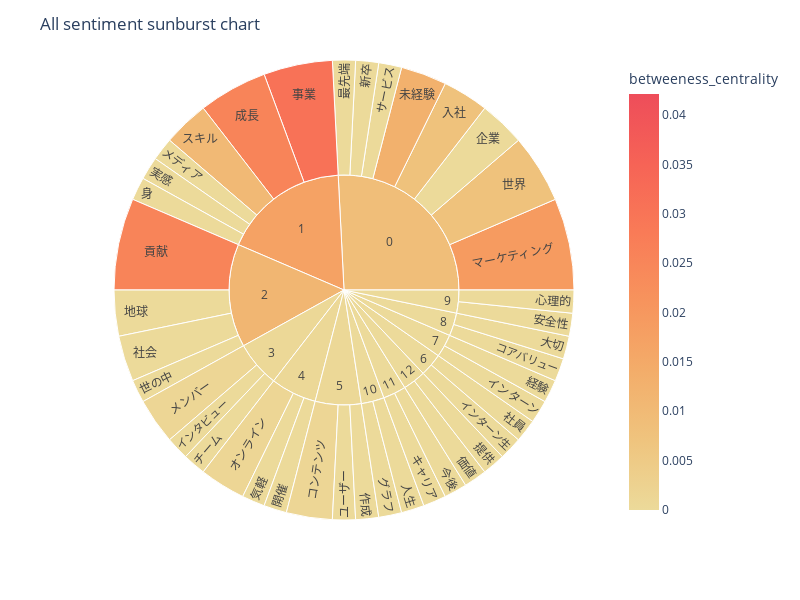

Source (notebook cell):
### Markdown cell above
## 3-8. sunburst chart

### Code cell
npt.sunburst(
    title='All sentiment sunburst chart',
    colorscale=True,
    color_continuous_scale='Oryel',
    width=800,
    height=600,
    save=True
)

### Figure 1 — Plotly figure (JSON) as saved in the notebook; plotly's stock layout.template omitted (floating-point values rounded to 4 significant figures)
{"data": [{"branchvalues": "total", "customdata": [[0], [0], [0], [0.001282], [0], [0], [0], [0.001282], [0], [0.01026], [0], [0.01923], [0], [0.001282], [0], [0], [0.007692], [0.03077], [0], [0], [0], [0], [0], [0.007692], [0], [0], [0], [0], [0], [0.02564], [0], [0], [0], [0.01282], [0], [0], [0], [0], [0.02564], [0], [0], [0.008814], [0.01725], [0], [0], [0], [0.0114], [0.000641], [0.000641], [0.000641], [0], [0], [0], [0]], "domain": {"x": [0, 1], "y": [0, 1]}, "hovertemplate": "labels=%{label}<br>adjacency_frequency=%{value}<br>parent=%{parent}<br>id=%{id}<br>betweeness_centrality=%{color}<extra></extra>", "ids": ["3/インタビュー", "7/インターン", "6/インターン生", "4/オンライン", "11/キャリア", "10/グラフ", "8/コアバリュー", "5/コンテンツ", "0/サービス", "1/スキル", "3/チーム", "0/マーケティング", "1/メディア", "3/メンバー", "5/ユーザー", "2/世の中", "0/世界", "1/事業", "10/人生", "11/今後", "0/企業", "5/作成", "12/価値", "0/入社", "2/地球", "8/大切", "9/安全性", "1/実感", "9/心理的", "1/成長", "12/提供", "0/新卒", "0/最先端", "0/未経験", "4/気軽", "2/社会", "6/社員", "7/経験", "2/貢献", "1/身", "4/開催", "0", "1", "10", "11", "12", "2", "3", "4", "5", "6", "7", "8", "9"], "labels": ["インタビュー", "インターン", "インターン生", "オンライン", "キャリア", "グラフ", "コアバリュー", "コンテンツ", "サービス", "スキル", "チーム", "マーケティング", "メディア", "メンバー", "ユーザー", "世の中", "世界", "事業", "人生", "今後", "企業", "作成", "価値", "入社", "地球", "大切", "安全性", "実感", "心理的", "成長", "提供", "新卒", "最先端", "未経験", "気軽", "社会", "社員", "経験", "貢献", "身", "開催", "0", "1", "10", "11", "12", "2", "3", "4", "5", "6", "7", "8", "9"], "marker": {"coloraxis": "coloraxis", "colors": [0, 0, 0, 0.001282, 0, 0, 0, 0.001282, 0, 0.01026, 0, 0.01923, 0, 0.001282, 0, 0, 0.007692, 0.03077, 0, 0, 0, 0, 0, 0.007692, 0, 0, 0, 0, 0, 0.02564, 0, 0, 0, 0.01282, 0, 0, 0, 0, 0.02564, 0, 0, 0.008814, 0.01725, 0, 0, 0, 0.0114, 0.000641, 0.000641, 0.000641, 0, 0, 0, 0]}, "name": "", "parents": ["3", "7", "6", "4", "11", "10", "8", "5", "0", "1", "3", "0", "1", "3", "5", "2", "0", "1", "10", "11", "0", "5", "12", "0", "2", "8", "9", "1", "9", "1", "12", "0", "0", "0", "4", "2", "6", "7", "2", "1", "4", "", "", "", "", "", "", "", "", "", "", "", "", ""], "type": "sunburst", "values": [1, 1, 1, 2, 1, 1, 1, 2, 1, 2, 1, 4, 1, 2, 1, 1, 3, 3, 1, 1, 2, 1, 1, 2, 2, 1, 1, 1, 1, 3, 1, 1, 1, 2, 1, 2, 1, 1, 4, 1, 1, 16, 11, 2, 2, 2, 9, 4, 4, 4, 2, 2, 2, 2]}], "layout": {"coloraxis": {"cmid": 0.02106, "colorbar": {"title": {"text": "betweeness_centrality"}}, "colorscale": [[0, "rgb(236, 218, 154)"], [0.1667, "rgb(239, 196, 126)"], [0.3333, "rgb(243, 173, 106)"], [0.5, "rgb(247, 148, 93)"], [0.6667, "rgb(249, 123, 87)"], [0.8333, "rgb(246, 99, 86)"], [1, "rgb(238, 77, 90)"]]}, "height": 600, "legend": {"tracegroupgap": 0}, "margin": {"t": 60}, "title": {"text": "All sentiment sunburst chart"}, "width": 800}}
